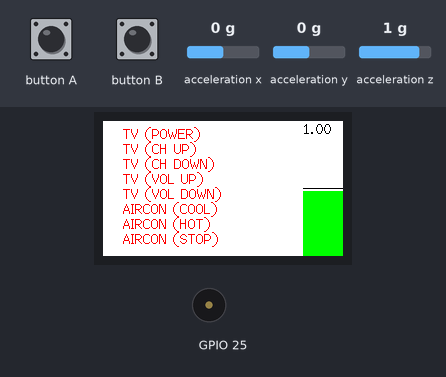
Bench run of a sketch on a simulated ESP32. Parts: 240×135 colour display, buzzer (waves = sounding). The inputs (shaded band) are chosen by the test bench; at power-on: acceleration x 0 g, acceleration y 0 g, acceleration z 1 g. What the sketch prints to the serial monitor is not drawn.

Above: at 6.8 s.
6.9 s: acceleration x set to -1.4 g
At 7.8 s:
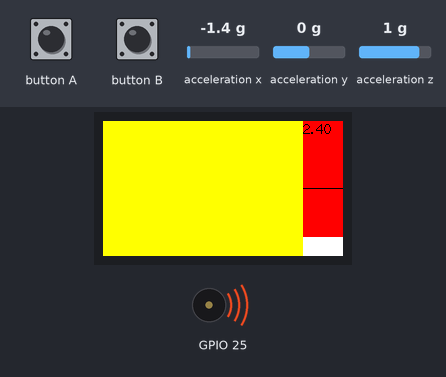
9.9 s: acceleration x set to 0 g
At 11.4 s:
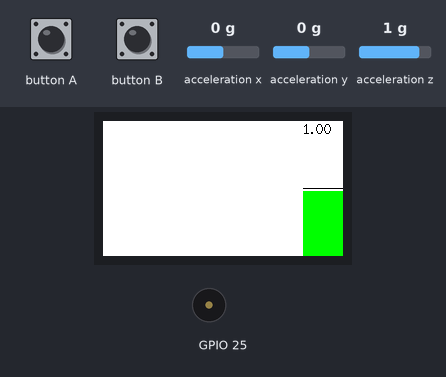
12.3 s: acceleration y set to -0.8 g
At 13.2 s:
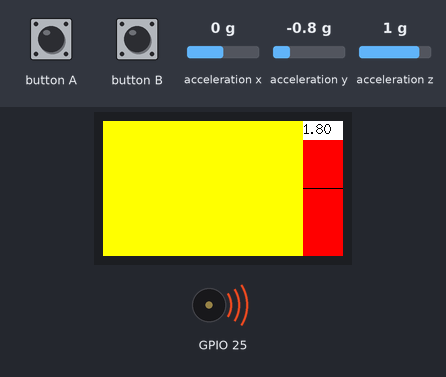
13.9 s: button B pressed for 1 s
At 15.4 s:
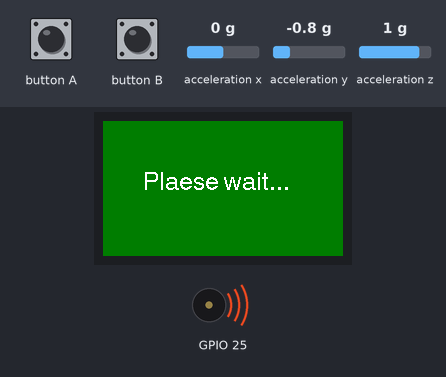
17.9 s: acceleration z set to -1.4 g
At 20.1 s:
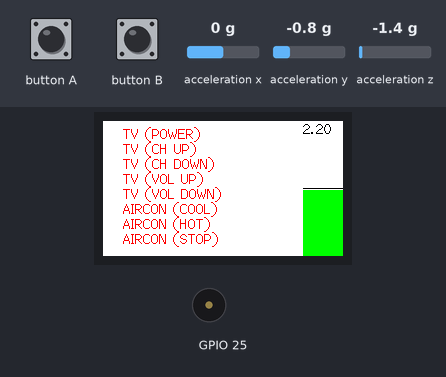
20.9 s: acceleration y set to -1 g
At 22.7 s:
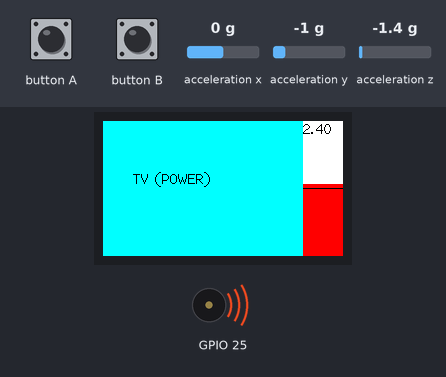
Timing chart, 0 to 23.5 s (numbered marks = the images above; inputs shaded):
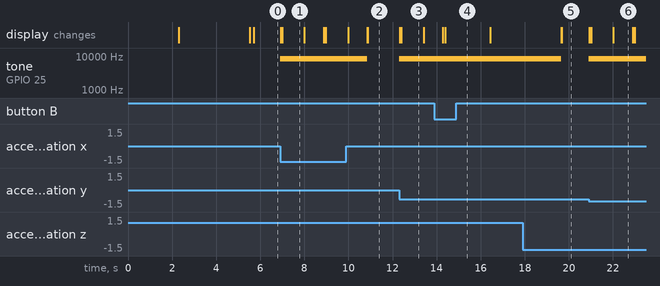

The sketch:

HackableFurniture.ino
```cpp
#include <IRsend.h>
#include "Config.h"

#if DEVICE == M5STICKCPLUS
    #include <M5StickCPlus.h>
    IRsend irsend(9);
#elif DEVICE == M5STACKCORE2
    #include <M5Core2.h>
    #include <AXP192.h>
    AXP192 power;
    IRsend irsend(32);
#endif


unsigned long tm = 0;
unsigned long last_tm = 0;
unsigned long tm_list[KNOCK_LIMIT - 1];
int knock_count = 0;
float accX, accY, accZ = 0.f;
float acc_thre = 0.f;
float acc_sum = 0.f;

TFT_eSprite Disbuff = TFT_eSprite(&M5.Lcd);

void irCommand(uint8_t pattern) {
    switch (pattern) {
    case 0 : // TV POWER
        irsend.sendPanasonic(tv_addr, data_tv_power);
        break;
    case 1 : // TV CH UP
        irsend.sendPanasonic(tv_addr, data_tv_ch_up);
        break;
    case 2 : // TV CH DOWN
        irsend.sendPanasonic(tv_addr, data_tv_ch_down);
        break;
    case 3 : // TV VOL UP
        irsend.sendPanasonic(tv_addr, data_tv_vol_up);
        break;
    case 4 : // TV VOL DOWN
        irsend.sendPanasonic(tv_addr, data_tv_vol_down);
        break;
    case 5 : // AIRCON COOL
        irsend.sendPanasonicAC(data_ac_cool);
        break;
    case 6 : // AIRCON HEAT
        irsend.sendPanasonicAC(data_ac_heat);
        break;
    case 7 : // AIRCON STOP
        irsend.sendPanasonicAC(data_ac_stop);
        break;
    default:
        break;
    }
}

void caribration() {
    Disbuff.deleteSprite();
    Disbuff.createSprite(240, 135);
    Disbuff.fillSprite(TFT_DARKGREEN);
    Disbuff.setTextColor(TFT_WHITE);
    Disbuff.drawString("Plaese wait...", 40, 50, 4);
    Disbuff.pushSprite(0, 0);
    delay(2000);
    Disbuff.fillSprite(TFT_DARKGREEN);
    Disbuff.drawString("Caribration...", 40, 50, 4);
    Disbuff.pushSprite(0, 0);
    float max = 0.f;
    for (int i = 0; i < 300; i++) {
        M5.IMU.getAccelData(&accX, &accY, &accZ);
        float sum = abs(accX) + abs(accY) + abs(accZ);
        if (sum > max) {
            max = sum;
        }
        delay(10);
    }
    acc_thre = max + ACC_THRE_BIAS;
    Disbuff.deleteSprite();
    drawMain();
}

bool getKnock() {
    M5.IMU.getAccelData(&accX, &accY, &accZ);
    acc_sum = abs(accX) + abs(accY) + abs(accZ);
    drawGauge(); // ゲージ表示

    if (acc_sum > acc_thre) {
        return true;
    }
    return false;
}

void drawGauge() {
    Disbuff.deleteSprite();
    Disbuff.createSprite(40, 135);
    Disbuff.fillRect(0, 0, 40, 135, TFT_WHITE);
    if (acc_sum > acc_thre) {
        Disbuff.fillRect(0, 135 - (acc_sum / (acc_thre * 2) * 135), 40, 135, TFT_RED);
        #if DEVICE == M5STICKCPLUS
        M5.Beep.tone(8300);
        #endif
    } else {
        Disbuff.fillRect(0, 135 - (acc_sum / (acc_thre * 2) * 135), 40, 135, TFT_GREEN);
        #if DEVICE == M5STICKCPLUS
        M5.Beep.mute();
        #endif
    }
    Disbuff.fillRect(0, 67, 40, 1, TFT_BLACK);
    Disbuff.setTextColor(TFT_BLACK);
    Disbuff.drawString(String(acc_sum), 0, 0, 2);
    Disbuff.pushSprite(200, 0);
}

void drawResult(uint8_t pattern) {
    Disbuff.fillSprite(TFT_CYAN);
    Disbuff.setTextColor(TFT_BLACK);
    Disbuff.drawString(device_str[pattern], 30, 50, 2);
    Disbuff.pushSprite(0, 0);
}

void drawMain() {
    Disbuff.createSprite(200, 135);
    Disbuff.fillRect(0, 0, 200, 135, TFT_WHITE);

    Disbuff.setTextColor(TFT_RED);
    for (int i; i < sizeof(device_str) / sizeof(device_str[0]); i++) {
        Disbuff.drawString(device_str[i], 20, 5 + 15 * i, 2);
    }
    for (int i; i < sizeof(pattern_str) / sizeof(pattern_str[0]); i++) {
        Disbuff.drawString(pattern_str[i], 140, 15 * i, 2);
    }

    Disbuff.pushSprite(0, 0);
}

void setup() {
    M5.begin();
    M5.Lcd.setRotation(1);
    M5.IMU.Init();
    irsend.begin();
    caribration();

    tm = millis();
    last_tm = tm;

    Disbuff.deleteSprite();
    Disbuff.createSprite(240, 135);
    Disbuff.fillRect(0, 0, 240, 135, TFT_BLACK);
    Disbuff.pushSprite(0, 0);

    drawMain();
}

void loop() {
#if DEVICE == M5STICKCPLUS
    M5.update();
    if (M5.BtnB.wasPressed()) {
        caribration();
    }
#endif

    tm = millis();
    unsigned long elapsed_tm = tm - last_tm;

    if (getKnock()) {
        Serial.print(". ");
        Disbuff.deleteSprite();
        Disbuff.createSprite(200, 135);
        Disbuff.fillRect(0, 0, 200, 135, TFT_YELLOW);
        Disbuff.pushSprite(0, 0);
        delay(KNOCK_DELAY);
        if (knock_count != 0) {
            tm_list[knock_count - 1] = elapsed_tm;
        } else {
            knock_count++;
            last_tm = tm;
            return;
        }
        knock_count++;
        if (KNOCK_LIMIT <= knock_count) {
            Serial.println("");
            Serial.println("CORRECT");
            for (int i = 0; i < KNOCK_LIMIT - 1; i++) {
                Serial.print(tm_list[i]);
                Serial.print(" ");
            }
            Serial.println("");

            for (int i = 0; i < KNOCK_LIMIT - 1; i++) {
                if (tm_list[i] > LONG_THRE) {
                    Serial.print("-");
                } else {
                    Serial.print(".");
                }
            }

            Serial.println();
            Serial.print("0x");
            uint8_t pattern = 0;
            for (int i = 0; i < KNOCK_LIMIT - 1; i++) {
                if (tm_list[i] > LONG_THRE) {
                    Serial.print("1");
                    pattern++;
                } else {
                    Serial.print("0");
                }
                if (i != KNOCK_LIMIT - 2) {
                    pattern = pattern << 1;
                }
            }
            Serial.println();
            Serial.printf("%d\n", pattern);
            String pattern_str = String(pattern);
            irCommand(pattern);
            drawResult(pattern);

            Serial.println("");
            Serial.println("");
            knock_count = 0;
            delay(800);
            drawMain();
        }
        last_tm = tm;
    }
    if (knock_count > 0 && elapsed_tm > TIME_OUT) {
        Serial.println("TIME OUT");
        Disbuff.deleteSprite();
        Disbuff.createSprite(200, 135);
        Disbuff.fillSprite(TFT_RED);
        Disbuff.setTextColor(TFT_WHITE);
        Disbuff.drawString("TIME OUT", 10, 50, 4);
        Disbuff.pushSprite(0, 0);
        delay(300);
        Disbuff.createSprite(200, 135);
        Disbuff.fillSprite(TFT_BLUE);
        Disbuff.pushSprite(0, 0);
        knock_count = 0;
        drawMain();
    }
}
```

Config.h
```cpp
/* ノックに関する設定 */
#define KNOCK_LIMIT 4 // ノックの回数 間の秒数配列は-1
#define TIME_OUT 2000 // タイムアウト時間 ms
#define LONG_THRE 300 // 長いノックを判定するしきい値 ms
#define KNOCK_DELAY 140 // チャタリング防止Delay ms
#define ACC_THRE_BIAS 0.05 // ノック感度の調整

/* 使用するデバイス設定 */
#define M5STICKCPLUS 0 // M5Stick C Plus
#define M5STACKCORE2 1 // M5Stack Core2
#define DEVICE       0 // 使用するデバイスの数字を上から選んで記入してください

/* 表示設定 */
const String device_str[8] = {
    "TV (POWER)",
    "TV (CH UP)",
    "TV (CH DOWN)",
    "TV (VOL UP)",
    "TV (VOL DOWN)",
    "AIRCON (COOL)",
    "AIRCON (HOT)",
    "AIRCON (STOP)"
};

const String pattern_str[8] = {
    ". . . .",
    ". . _ .",
    ". _ . .",
    ". _ _ .",
    "_ . . .",
    "_ . _ .",
    "_ _ . .",
    "_ _ _ ."
};

/* リモコン信号 */
unsigned int tv_addr = 0x4004;
unsigned long data_tv_power = 0x100BCBD;
unsigned long data_tv_ch_up = 0x1002C2D;
unsigned long data_tv_ch_down = 0x100ACAD;
unsigned long data_tv_vol_up = 0x1000405;
unsigned long data_tv_vol_down = 0x1008485;

uint8_t data_ac_cool[27] = { // AC冷房24.5度
    0x02,
    0x20,
    0xE0,
    0x04,
    0x00,
    0x00,
    0x00,
    0x06,
    0x02,
    0x20,
    0xE0,
    0x04,
    0x00,
    0x39,
    0x30,
    0x80,
    0xA1,
    0x09,
    0x00,
    0x0E,
    0xE0,
    0x00,
    0x80,
    0x8D,
    0x74,
    0x04,
    0x0C
};

uint8_t data_ac_heat[27] = { // AC暖房26.0度
    0x02,
    0x20,
    0xE0,
    0x04,
    0x00,
    0x00,
    0x00,
    0x06,
    0x02,
    0x20,
    0xE0,
    0x04,
    0x00,
    0x49,
    0x34,
    0x80,
    0xA1,
    0x09,
    0x00,
    0x0E,
    0xE0,
    0x00,
    0x80,
    0x8D,
    0x74,
    0x04,
    0x20
};

uint8_t data_ac_stop[27] = { // AC停止
    0x02,
    0x20,
    0xE0,
    0x04,
    0x00,
    0x00,
    0x00,
    0x06,
    0x02,
    0x20,
    0xE0,
    0x04,
    0x00,
    0x38,
    0x30,
    0x80,
    0xA1,
    0x09,
    0x00,
    0x0E,
    0xE0,
    0x00,
    0x80,
    0x8D,
    0x74,
    0x04,
    0x0B
};
```

Measured:
- the behaviour switches between -0.8 and -0.9 g on acceleration y (found by bisection; images 5 and 6)
- after the input at 6.9 s, tone on GPIO 25: silent → 8300 Hz at once; the display: first changes at once (image 1 shows a later state)
- after the input at 9.9 s, tone on GPIO 25: 8300 Hz → silent after 0.96 s; the display: first differs from a run without the input after 0.98 s (image 2)
- after the input at 12.3 s, tone on GPIO 25: silent → 8300 Hz at once; the display: first changes at once (image 3 shows a later state)
- after the input at 13.9 s, the display: first differs from a run without the input after 0.48 s (image 4)
- after the input at 20.9 s, tone on GPIO 25: silent → 8300 Hz at once; the display: first changes at once (image 6 shows a later state)
- what the display in image 1 shows lasts 1.0 s, from 7.0 s to 8.0 s
